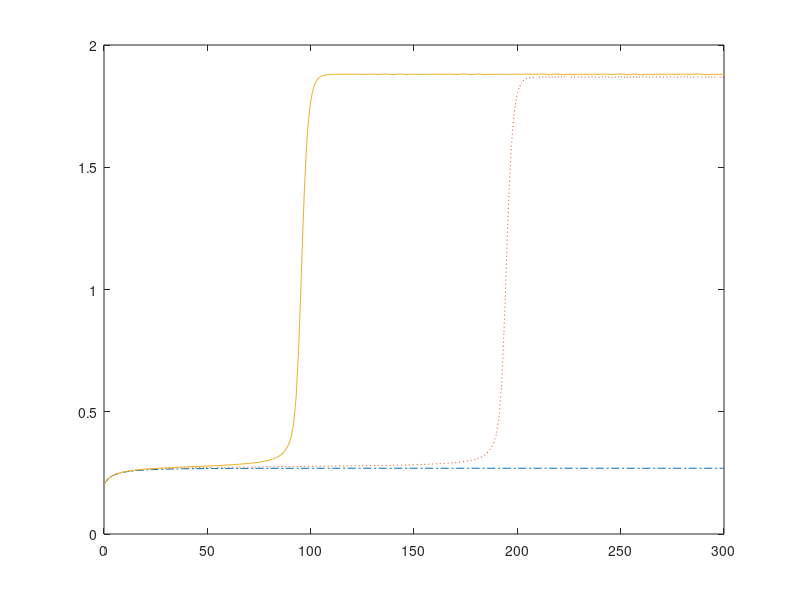

MATLAB code to generate this figure:
function c_ht_sponcomp
global lambda sigma theta_a;

sigma = 1.0; 
theta_a = 0.2;
tend = 300;
y0 = theta_a; 
lambda = 2.84;
[tsol, ysol] = ode45(@rhs, [0 tend] , y0);
plot(tsol, ysol, '-.');
hold on;
lambda = 2.85;
[tsol, ysol] = ode45(@rhs, [0 tend] , y0);
plot(tsol, ysol, ':');
lambda = 2.86;
[tsol, ysol] = ode45(@rhs, [0 tend] , y0);
plot(tsol, ysol, '-');
axis([0, tend, 0, 2])

function thetadot = rhs(t, theta)
global lambda sigma theta_a;
thetadot = lambda/sigma*exp(-1/theta) - 1/sigma*(theta - theta_a);
